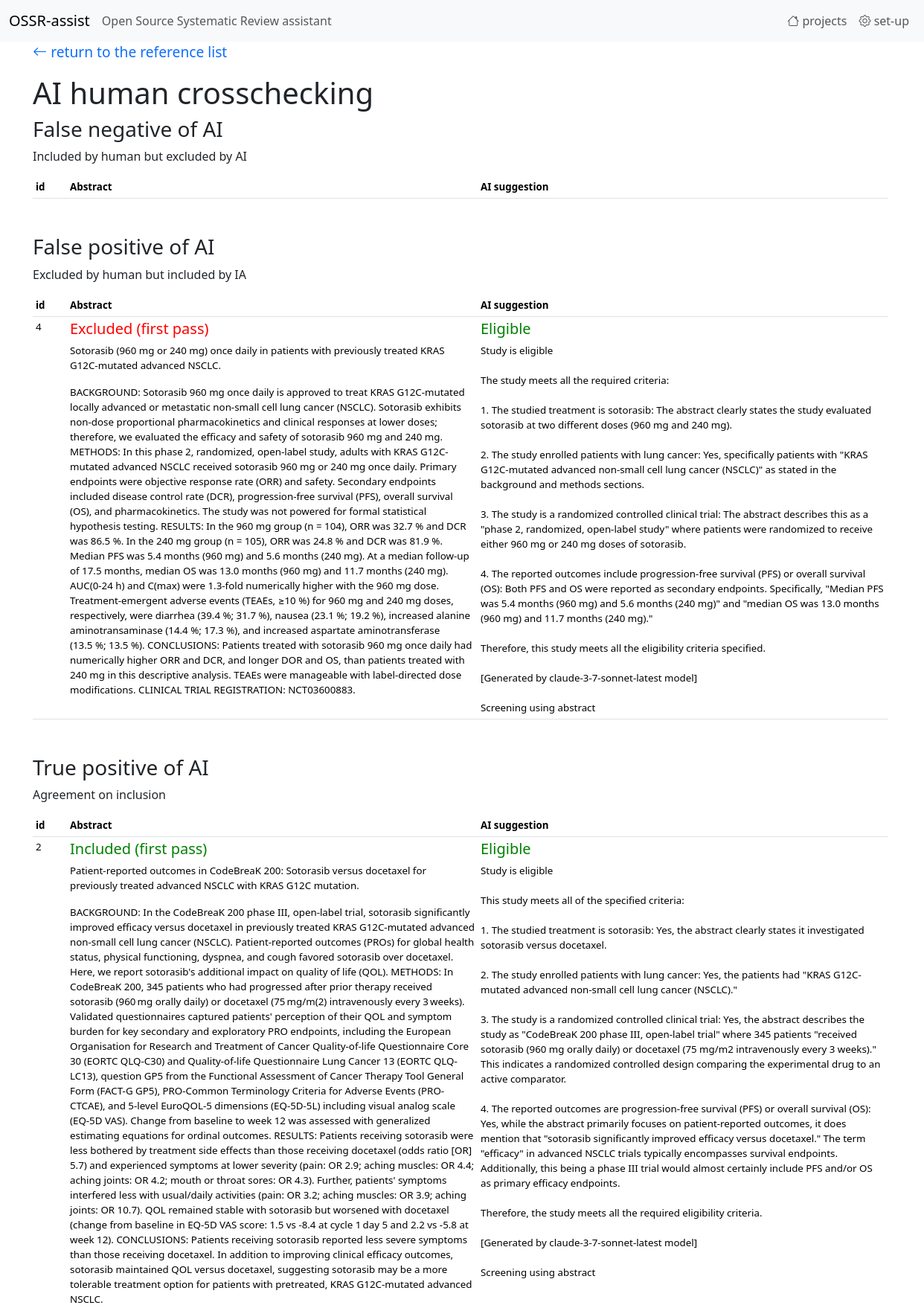
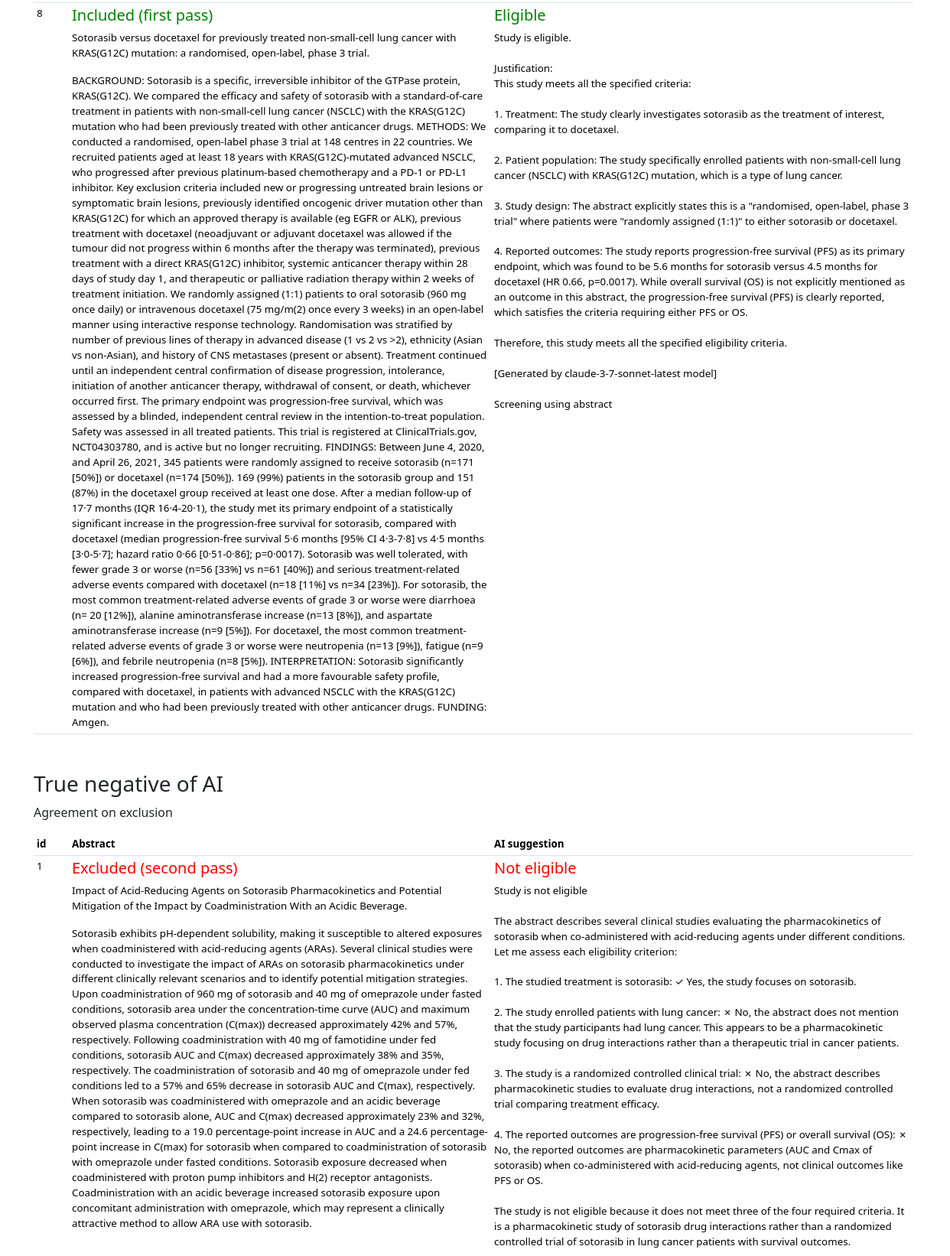
Page /records/AI_doublecheck_results/1 (upper part) on the committed database (2 pictures, top to bottom).
### tables this page shows
CREATE TABLE "records"
(
    id                  integer
        constraint records_pk
            primary key,
    project             integer,
    pmid                integer,
    DOI                 TEXT,
    source              TEXT,
    abstract            TEXT,
    AI_decision         integer default 0,
    AI_answer           TEXT,
    url                 TEXT,
    registration_number TEXT,
    acronym             TEXT,
    author1             TEXT,
    title               TEXT,
    selection           integer default 0,
    exclusion_reason    integer default 0,
    database            integer default 0
, selection2 integer default 0);

### app.py (the view)
@app.route('/records/AI_doublecheck_results/<int:project_id>')
def endpoint_records_AI_doublecheck_results(project_id):
    return records_AI_screening_doublecheck(project_id)

### utils.py (called while the page is built)
def get_db_connection():
    conn = sqlite3.connect(DB_PATH)
    conn.row_factory = sqlite3.Row
    return conn

def sql_select_fetchall(sql, parameters):
    with get_db_connection() as con:
        cur = con.cursor()
        res = cur.execute(sql, parameters)
        rows = res.fetchall()
        columns = [column[0] for column in cur.description]
        result = [dict(zip(columns, row)) for row in rows]
        cur.close()
    return result

### templates/AI_doublecheck.html
{% extends 'base.html' %}
{%  block content %}
<p>
    <a href="/records/list/{{ project_id }}" class="return_arrow">
    <i class="bi bi-arrow-left"></i> return to the reference list
    </a>
</p>
{%  macro display_table(rows) %}
    <table class="table table-condensed table-hover table-sm mb-5" style="font-size: smaller;">
        <tr>
            <th>id</th>
            <th style="width: 48%;">Abstract</th>
            <th style="width: 48%;">AI suggestion</th>
        </tr>
        {% for row in rows %}
            <tr>
            <td>{{ row['id'] }}</td>
           <td>
                {{ row['selection'] | safe }}
                {{ row['abstract'] | safe }}
            </td>
            <td>
                {{ row['AI_decision'] | safe }}
                {{ row['AI_answer'] | safe }}
            </td>
            </tr>
        {% endfor %}
    </table>
{%  endmacro %}
<h1>AI human crosschecking </h1>
    <h3 class="mt-6">False negative of AI</h3>
    <p>Included by human but excluded by AI</p>
    {{ display_table(table1) }}
    <h3 class="mt-6">False positive of AI</h3>
    <p>Excluded by human but included by IA</p>
    {{ display_table(table2) }}
    <h3 class="mt-6">True positive of AI</h3>
    <p>Agreement on inclusion </p>
    {{ display_table(table3) }}
    <h3 class="mt-6">True negative of AI</h3>
    <p>Agreement on exclusion </p>
    {{ display_table(table4) }}
{%  endblock %}

### static/ccs1.css (style rules this page uses)
a { text-decoration: none; }
.return_arrow { font-size: 1.2em; text-decoration: none; }

### rows in the picture
records: id "4", selection "Excluded (first pass)", abstract "Sotorasib (960 mg or 240 mg) once daily in patients with previously treated KRAS G12C-mutated advanced NSCLC. BACKGROUND: Sotorasib 960 mg once daily is approved to treat KRAS G12C-mutated locally advanced or metastatic non-small cell lung cancer (NSCLC). Sotorasib exhibits non-dose proportional pharmacokinetics and clinical responses at lower doses; therefore, we evaluated the efficacy and safety of sotorasib 960 mg and 240 mg. METHODS: In this phase 2, randomized, open-label study, adults with KRAS G12C-mutated advanced NSCLC received sotorasib 960 mg or 240 mg once daily. Primary endpoints were objective response rate (ORR) and safety. Secondary endpoints included disease control rate…", AI_decision "Eligible", AI_answer "Study is eligible The study meets all the required criteria: 1. The studied treatment is sotorasib: The abstract clearly states the study evaluated sotorasib at two different doses (960 mg and 240 mg). 2. The study enrolled patients with lung cancer: Yes, specifically patients with \"KRAS G12C-mutated advanced non-small cell lung cancer (NSCLC)\" as stated in the background and methods sections. 3. The study is a randomized controlled clinical trial: The abstract describes this as a \"phase 2, randomized, open-label study\" where patients were randomized to receive either 960 mg or 240 mg doses of sotorasib. 4. The reported outcomes include progression-free survival (PFS) or overall survival…"
records: id "2", selection "Included (first pass)", abstract "Patient-reported outcomes in CodeBreaK 200: Sotorasib versus docetaxel for previously treated advanced NSCLC with KRAS G12C mutation. BACKGROUND: In the CodeBreaK 200 phase III, open-label trial, sotorasib significantly improved efficacy versus docetaxel in previously treated KRAS G12C-mutated advanced non-small cell lung cancer (NSCLC). Patient-reported outcomes (PROs) for global health status, physical functioning, dyspnea, and cough favored sotorasib over docetaxel. Here, we report sotorasib's additional impact on quality of life (QOL). METHODS: In CodeBreaK 200, 345 patients who had progressed after prior therapy received sotorasib (960 mg orally daily) or docetaxel (75 mg/m(2)…", AI_decision "Eligible", AI_answer "Study is eligible This study meets all of the specified criteria: 1. The studied treatment is sotorasib: Yes, the abstract clearly states it investigated sotorasib versus docetaxel. 2. The study enrolled patients with lung cancer: Yes, the patients had \"KRAS G12C-mutated advanced non-small cell lung cancer (NSCLC).\" 3. The study is a randomized controlled clinical trial: Yes, the abstract describes the study as \"CodeBreaK 200 phase III, open-label trial\" where 345 patients \"received sotorasib (960 mg orally daily) or docetaxel (75 mg/m2 intravenously every 3 weeks).\" This indicates a randomized controlled design comparing the experimental drug to an active comparator. 4. The reported…"
records: id "8", selection "Included (first pass)", abstract "Sotorasib versus docetaxel for previously treated non-small-cell lung cancer with KRAS(G12C) mutation: a randomised, open-label, phase 3 trial. BACKGROUND: Sotorasib is a specific, irreversible inhibitor of the GTPase protein, KRAS(G12C). We compared the efficacy and safety of sotorasib with a standard-of-care treatment in patients with non-small-cell lung cancer (NSCLC) with the KRAS(G12C) mutation who had been previously treated with other anticancer drugs. METHODS: We conducted a randomised, open-label phase 3 trial at 148 centres in 22 countries. We recruited patients aged at least 18 years with KRAS(G12C)-mutated advanced NSCLC, who progressed after previous platinum-based chemotherapy…", AI_decision "Eligible", AI_answer "Study is eligible. Justification: This study meets all the specified criteria: 1. Treatment: The study clearly investigates sotorasib as the treatment of interest, comparing it to docetaxel. 2. Patient population: The study specifically enrolled patients with non-small-cell lung cancer (NSCLC) with KRAS(G12C) mutation, which is a type of lung cancer. 3. Study design: The abstract explicitly states this is a \"randomised, open-label, phase 3 trial\" where patients were \"randomly assigned (1:1)\" to either sotorasib or docetaxel. 4. Reported outcomes: The study reports progression-free survival (PFS) as its primary endpoint, which was found to be 5.6 months for sotorasib versus 4.5 months for…"
records: id "1", selection "Excluded (second pass)", abstract "Impact of Acid-Reducing Agents on Sotorasib Pharmacokinetics and Potential Mitigation of the Impact by Coadministration With an Acidic Beverage. Sotorasib exhibits pH-dependent solubility, making it susceptible to altered exposures when coadministered with acid-reducing agents (ARAs). Several clinical studies were conducted to investigate the impact of ARAs on sotorasib pharmacokinetics under different clinically relevant scenarios and to identify potential mitigation strategies. Upon coadministration of 960 mg of sotorasib and 40 mg of omeprazole under fasted conditions, sotorasib area under the concentration-time curve (AUC) and maximum observed plasma concentration (C(max)) decreased…", AI_decision "Not eligible", AI_answer "Study is not eligible The abstract describes several clinical studies evaluating the pharmacokinetics of sotorasib when co-administered with acid-reducing agents under different conditions. Let me assess each eligibility criterion: 1. The studied treatment is sotorasib: ✓ Yes, the study focuses on sotorasib. 2. The study enrolled patients with lung cancer: ✗ No, the abstract does not mention that the study participants had lung cancer. This appears to be a pharmacokinetic study focusing on drug interactions rather than a therapeutic trial in cancer patients. 3. The study is a randomized controlled clinical trial: ✗ No, the abstract describes pharmacokinetic studies to evaluate drug…"
